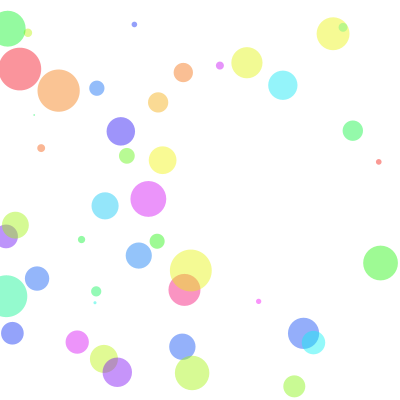
Frame 1 (no input)
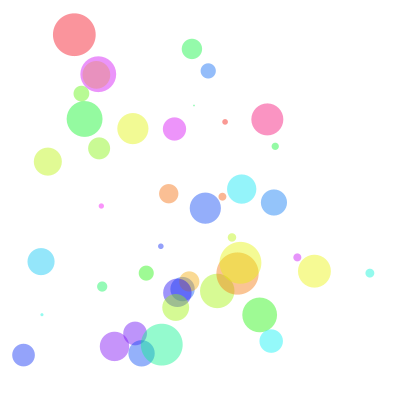
Frame 60 (the mouse pressed at the canvas centre just before this capture)
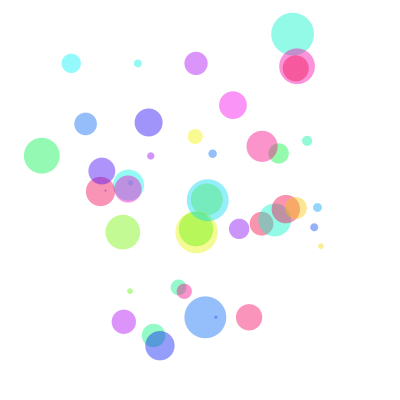
Frame 120 (the mouse held since frame 60 and released just before this capture)

The Processing sketch that drew these frames (run headless with seeded random() and noise(); from frame 60 on, the mouse is pressed at the canvas centre):

// Processing sketch: processing_82165
// ── processing_82165.pde

final int figQty = 45;
final int minFig = 1;
final int maxFig = 44;
final float easing = 0.02;
float[] xxx, yyy, siz, deltx, delty, col, goalx, goaly, huehue;

void setup( )
{
  size( 400, 400 );
  noStroke();
  colorMode(HSB);
  smooth();
  final float speedDemon = width/2/60;

  xxx= new float [figQty] ;
  randoPop(xxx, 0, width);
  yyy  = new float [figQty] ;
  randoPop(yyy, 0, height);
  siz  = new float [figQty] ;
  randoPop(siz, minFig, maxFig );
  deltx = new float [figQty] ;
  randoPop(deltx, -speedDemon, speedDemon);
  delty = new float [figQty] ;
  randoPop(delty, -speedDemon, speedDemon);
  goalx = new float [figQty] ;
  randoPop(goalx, 0, width);
  goaly = new float [figQty] ;
  randoPop(goaly, 0, height);
  huehue = new float [figQty] ;
  randoPop (huehue, 0, 255);
}
void draw( )
{
  background(255);
refresh();
  ease();
  if (keyPressed) {
    randoPop(goalx, -.5 * width, 1.5 *  width);
    randoPop(goaly, -.5 * height, 1.5 * height);
  }

  if (mousePressed) {
    randoPop (huehue, 0, 255);
  }
}

void refresh() {
if (frameCount % 60 == 59) {
 
    randoPop(goalx, 0, width);
    randoPop(goaly, 0, height);
  }
}
void ease() {

  for (int i = 0 ; i < maxFig ; i++) {
    fill(int(huehue[i]), 244, 244,111);
    ellipse( (width + xxx[i]) % width, ( height + yyy[i] )% height, siz[i], siz[i]); ////THIS IS WRAPPING GOLD ...GOLD.
    deltx[i] = goalx[i] - xxx[i];
    if (abs(deltx[i]) > 1) {
      xxx[i] += deltx[i] * easing;
    }

    delty[i] = goaly[i] - yyy[i];
    if (abs(delty[i]) > 1) {
      yyy[i] += delty[i] * easing;
    }
  }
}


void randoPop(float[] farray, float low, float high) {
  for (int i = 0 ; i<farray.length ; i++) {
    farray[i] = random(low, high);
  }
}
